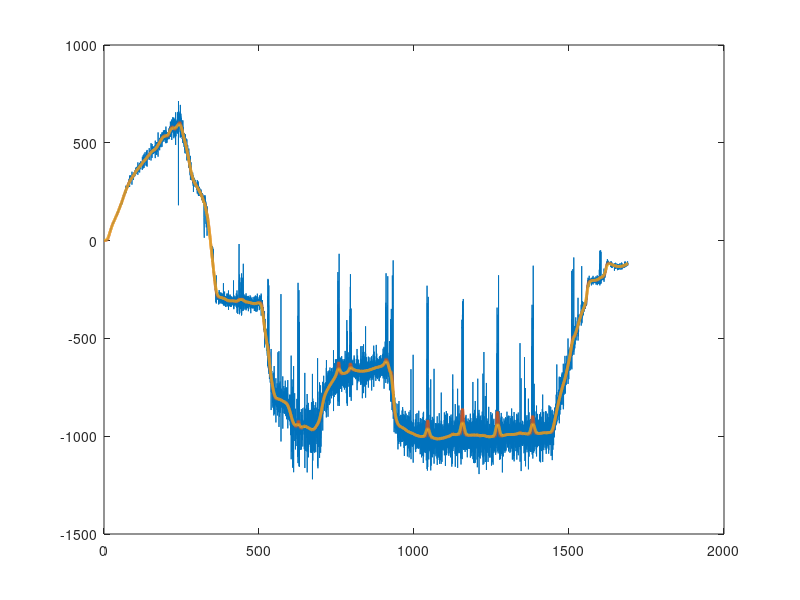
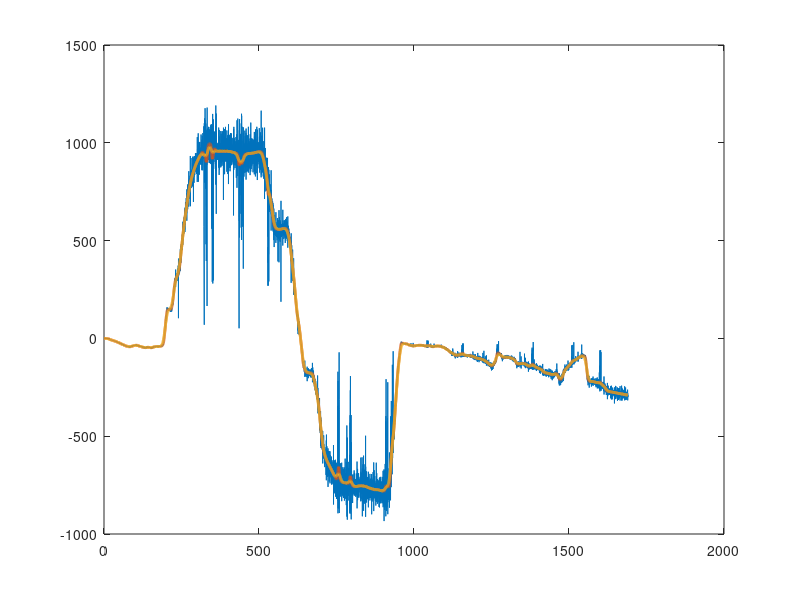
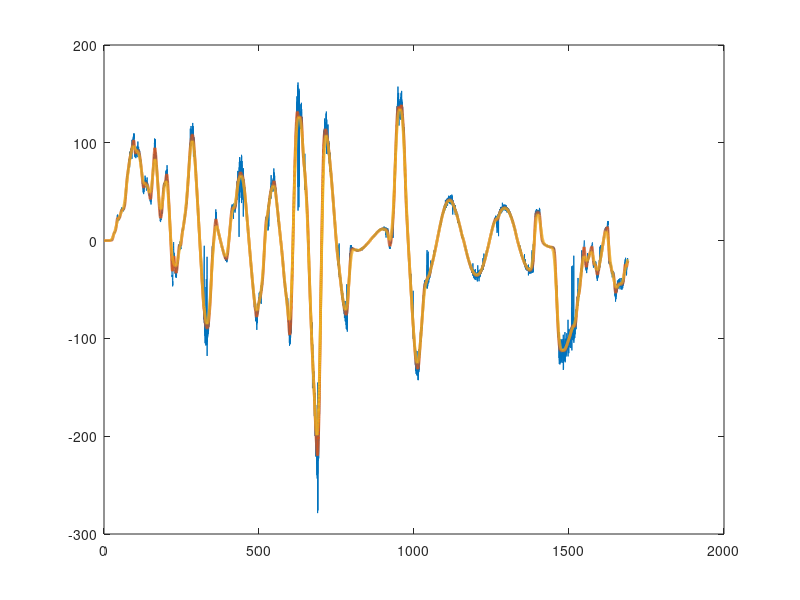

Write MATLAB code to recreate these figures, in order. (Note: this script raises an error after producing the figures.)
%% 1.Load data
clear;clc;

path = './free_fly_1';
data = load('Data.txt');
load('Coef1.mat');
load('Coef2.mat');

%% 2.Calculate velocity
v = [[0,0,0]; diff(data(:,2:4))./diff(data(:,1))];

a = 6378137;
f = 1/298.257223563;
for k=1:size(v,1)
    lat = data(k,2)/180*pi; %rad
    h = data(k,4);
    Rm = (1-f)^2*a / (1-(2-f)*f*sin(lat)^2)^1.5 + h;
    Rn =         a / (1-(2-f)*f*sin(lat)^2)^0.5 + h;
    v(k,1) = v(k,1)/180*pi*Rm;
    v(k,2) = v(k,2)/180*pi*Rn*cos(lat);
end

%% 3.Fliter
N1 = (length(Coef1)-1)/2;
N2 = (length(Coef2)-1)/2;

% first stage
in = [zeros(N1,3); v]; %add N1 of zero
vf1 = zeros(size(in,1)-2*N1,3);
for k=N1+1:size(in,1)-N1
    vf1(k-N1,1:3) = sum(in(k-N1:k+N1,1:3).*Coef1',1);
end

% second stage
in = [zeros(N2,3); vf1]; %add N2 of zero
vf2 = zeros(size(in,1)-2*N2,3);
for k=N2+1:size(in,1)-N2
    vf2(k-N2,1:3) = sum(in(k-N2:k+N2,1:3).*Coef2',1);
end

v(end-N1-N2+1:end,:) = [];
vf1(end-N2+1:end,:) = [];

t = data(1:size(v,1),1)-data(1,1);

figure
plot(t, v(:,1))
hold on
plot(t, vf1(:,1), 'LineWidth',2)
plot(t, vf2(:,1), 'LineWidth',2)

figure
plot(t, v(:,2))
hold on
plot(t, vf1(:,2), 'LineWidth',2)
plot(t, vf2(:,2), 'LineWidth',2)

figure
plot(t, v(:,3))
hold on
plot(t, vf1(:,3), 'LineWidth',2)
plot(t, vf2(:,3), 'LineWidth',2)

v = vf2;

%% 4.Generate cmd
data = data(1:size(v,1),:);
data(:,1) = data(:,1)-data(1,1);
n = size(data,1);

cmd = zeros(n,8); %[t, vn, ve, vd, q0,q1,q2,q3]
cmd(:,1) = data(:,1); %t
cmd(:,2:4) = v; %velocity
cmd(:,4) = -cmd(:,4);
for k=1:n
    r1 = round(data(k,5),5)/180*pi;
    r2 = round(data(k,6),5)/180*pi;
    r3 = round(data(k,7),5)/180*pi;
    cmd(k,5:8) = angle2quat(r1, r2, r3); %q
end
for k=2:n %make quaternion continue
    if abs(cmd(k,5)-cmd(k-1,5))>1
        cmd(k:end,5:8) = -cmd(k:end,5:8);
    end
end
pos0 = data(1,2:4); %deg
att0 = round(data(1,[7,6,5]),5) /180*pi; %rad, [roll, pitch, yaw]

%% 5.Set time parameter
dt_scope = 0.1;
dt_solve = 1e-3;
dt_imu_rate = 10e-3;
dt_imu_delta = 10e-3;
dt_traj = 20e-3;
Pv = 0.3;

%% 6.Save
save('cmd.mat', 'data','cmd','pos0','att0','dt_scope','dt_solve','dt_imu_rate','dt_imu_delta','dt_traj','path','Pv');
clear